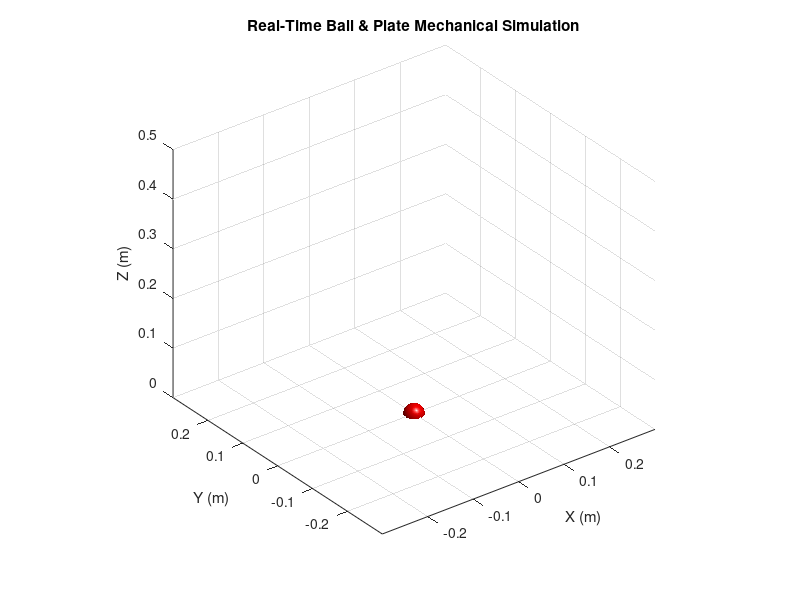

Here is the MATLAB script that generated this plot: (Note: this script raises an error after producing the figure.)
%% Setup Simulation Parameters
L_plate = 0.39; % Square plate side length (m) 
r_act = 0.17;   % Actuator joint radius (m) 
T_rest = 0.322; % Resting height (m) [cite: 1032]
r_ball = 0.01905;
ball_pos = [0.05 0];
ball_vel = [0 0];
g = 9.81;
K_accel = 5/7;

% Corner coordinates of the square plate (relative to center)
corners_local = [ 0.5*L_plate,  0.5*L_plate, 0;
                  0.5*L_plate, -0.5*L_plate, 0;
                 -0.5*L_plate, -0.5*L_plate, 0;
                 -0.5*L_plate,  0.5*L_plate, 0]';

% Initialize Plot
fig = figure(1); clf; hold on; grid on; axis equal;
view(3); xlabel('X (m)'); ylabel('Y (m)'); zlabel('Z (m)');
title('Real-Time Ball & Plate Mechanical Simulation');
zlim([0, 0.5]); xlim([-0.3, 0.3]); ylim([-0.3, 0.3]);

% Handles for animated objects
hPlate = patch('Vertices', zeros(4,3), 'Faces', 1:4, 'FaceColor', 'cyan', 'FaceAlpha', 0.6);
hLegs = plot3(NaN, NaN, NaN, 'LineWidth', 2, 'Color', [0.4 0.4 0.4]); 
hJoints = plot3(NaN, NaN, NaN, 'ro', 'MarkerFaceColor', 'r');
% hCenter = plot3(0, 0, T_rest, 'ko', 'MarkerSize', 10, 'MarkerFaceColor', 'k');

% Define the ball
[sx, sy, sz] = sphere(20); 
sx = sx * r_ball; sy = sy * r_ball; sz = sz * r_ball;
hBall = surf(sx, sy, sz, 'FaceColor', 'r', 'EdgeColor', 'none');
camlight; lighting gouraud; % Makes the sphere look 3D

%% Animation Loop
t_sim = 50;     % Simulation time (s)
t_prev = 0;
sim_succes = true;

target_pos = [0;0];
ball_pos = [0.08;0];



% Initial Motor States (Assuming resting height T_rest)
% Plant states: [position; velocity]
x_plant1 = [0; 0]; 
x_plant2 = [0; 0]; 
x_plant3 = [0; 0];
% Controller states (3 states for the 3rd order motor controller)
x_ctrl1 = zeros(3,1); x_ctrl2 = zeros(3,1); x_ctrl3 = zeros(3,1);

% Initial motor heights and currents
h_new1 = T_rest; h_new2 = T_rest; h_new3 = T_rest;
I1 = 0; I2 = 0; I3 = 0;

h_filt = [T_rest; T_rest; T_rest]; 

tic;
while toc < t_sim
    % Update clock and dt
    t_now = toc;
    dt = t_now - t_prev;
    t_prev = t_now;
    t = t_now;

    % 1. Simulate Actuator Input (e.g., Sine wave tilting)
    % % sine waves of current for each actuator
    amplitude = 0.001; 
    I1 = amplitude * sin(2*pi*0.5*t);
    I2 = amplitude * sin(2*pi*0.5*t + 2*pi/3);
    I3 = amplitude * sin(2*pi*0.5*t + 4*pi/3);


    %% Sim update    
    % Actuator update
    [dh1, x_plant1] = actuatorDynamics(I1, x_plant1, dt);
    [dh2, x_plant2] = actuatorDynamics(I2, x_plant2, dt);
    [dh3, x_plant3] = actuatorDynamics(I3, x_plant3, dt);

    h_new1 = T_rest + dh1;
    h_new2 = T_rest + dh2;
    h_new3 = T_rest + dh3;

    % 2. Calculate Angles using function
    [alpha, beta, psi] = posToAngle(h_new1, h_new2, h_new3);

    % Update the ball acceleration
    ball_accel = [K_accel*g*sin(beta);
             K_accel*g*sin(alpha)];

    % Apply Eulers method to update the velocity and position
    ball_vel = ball_vel + ball_accel * dt;
    ball_pos = ball_pos + ball_vel * dt;
    
    % 3. Create Rotation Matrix (Standard Tait-Bryan: Roll-Pitch-Yaw) 
    % Note: psi is usually ~0 for this hardware
    Rx = [1 0 0; 0 cos(alpha) -sin(alpha); 0 sin(alpha) cos(alpha)];
    Ry = [cos(beta) 0 sin(beta); 0 1 0; -sin(beta) 0 cos(beta)];
    Rz = [cos(psi) -sin(psi) 0; sin(psi) cos(psi) 0; 0 0 1];
    R_total = Rz * Ry * Rx; 

    % Compute position in global frame
    pos1 = h_new1 - T_rest; % Relative offset for graphics
    pos2 = h_new2 - T_rest;
    pos3 = h_new3 - T_rest;
    z_center = T_rest + (pos1 + pos2 + pos3)/3; 
    ball_pos_global = R_total * [ball_pos(1); ball_pos(2); r_ball] + [0; 0; z_center];
    
    % 4. Transform Square Corners
    % Current center moves vertically with the average height of motors
    corners_global = (R_total * corners_local) + [0; 0; z_center];
    
    % 5. Transform Actuator Joint Points
    theta = deg2rad([0, 240, 120]);
    A_base = [r_act*cos(theta); r_act*sin(theta); zeros(1,3)];
    A_top = [r_act*cos(theta); r_act*sin(theta); T_rest + [pos1, pos2, pos3]];
    
    % 6. Update plate
    set(hPlate, 'Vertices', corners_global');
    set(hJoints, 'XData', A_top(1,:), 'YData', A_top(2,:), 'ZData', A_top(3,:));
    % set(hCenter, 'ZData', z_center);
    
    % Update Legs
    legX = [A_base(1,1) A_top(1,1) NaN A_base(1,2) A_top(1,2) NaN A_base(1,3) A_top(1,3)];
    legY = [A_base(2,1) A_top(2,1) NaN A_base(2,2) A_top(2,2) NaN A_base(2,3) A_top(2,3)];
    legZ = [0 A_top(3,1) NaN 0 A_top(3,2) NaN 0 A_top(3,3)];
    set(hLegs, 'XData', legX, 'YData', legY, 'ZData', legZ);

    % 7. Update ball
    set(hBall, 'XData', sx + ball_pos_global(1), ...
               'YData', sy + ball_pos_global(2), ...
               'ZData', sz + ball_pos_global(3));
    
    drawnow;

    % STOP Condition: Check if ball center leaves the 0.39m square
    if max(abs(ball_pos)) > (L_plate / 2)
        fprintf('Ball fell off at t = %.2f s\n', t);
        sim_succes = false;
        break;
    end
end
if(sim_succes) 
    fprintf("Simulation finished!\n");
end
